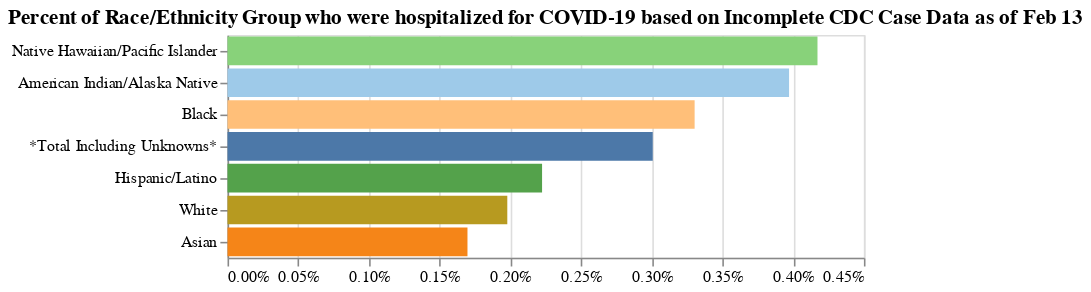

Notebook code for this chart:
### Markdown cell above
# Background

### Code cell
#@title
overall_df = pd.io.gbq.read_gbq(cdc_overall_query, project_id=project_id)
overall_df['race_ethnicity_combined'] = overall_df.race_ethnicity_combined.astype('string').str.strip()
overall_df = overall_df.replace(to_replace={'race_ethnicity_combined': race_ethnicity_combined_map})
overall_df = overall_df.set_index('race_ethnicity_combined')

chart_denominator = 1000
cases_list = [overall_df.cases['hispanic_cases'] / chart_denominator,
         overall_df.cases['black_cases'] / chart_denominator,
         overall_df.cases['white_cases'] / chart_denominator,
         overall_df.cases['asian_cases'] / chart_denominator,
         overall_df.cases['nhpi_cases'] / chart_denominator,
         overall_df.cases['aian_cases'] / chart_denominator,
         overall_df.cases.sum() / chart_denominator,
]

# Population data from https://api.census.gov/data/2019/acs/acs1/profile?get=NAME,DP05_0071E,DP05_0078E,DP05_0077E,DP05_0080E,DP05_0081E,DP05_0079E,DP05_0070E&for=us:1
pop_list = [
    60481746 / chart_denominator,
    40596040  / chart_denominator,
    [number redacted] / chart_denominator,
    18427914  / chart_denominator,
    565473 / chart_denominator,
    2236348 / chart_denominator,
    [number redacted] / chart_denominator,
]
percent_list = []
for i in range(len(cases_list)):
  percent_list.append(cases_list[i] / pop_list[i])
prevalence = pd.DataFrame.from_dict({'group': [
    'Hispanic/Latino',
    'Black',
    'White',
    'Asian',
    'Native Hawaiian/Pacific Islander',
    'American Indian/Alaska Native',
    '*Total Including Unknowns*',
], 'percent': percent_list,
   'cases': cases_list,
   'population': pop_list,
})

bars = alt.Chart(prevalence).mark_bar().encode(
      x=alt.X('percent', axis=alt.Axis(format='.2%'), title=''),
      y=alt.Y('group', sort='-x', title=''),
      color=alt.Color('group', 
                      scale=alt.Scale(scheme='tableau20'),
                      title='',
                      legend=None),
      tooltip=[
                  alt.Tooltip('group:N', title='Race/Ethnicity Group'),
                  alt.Tooltip('percent:Q', format='.3%', title='Percent who were hospitalized'),
                  alt.Tooltip('cases:Q', format=',.2f', title='Hospitalizations in group (thousands)'),
                  alt.Tooltip('population:Q', format=',.0f', title='Population of group (thousands)'),
      ]
).properties(
   title='Percent of Race/Ethnicity Group who were hospitalized for COVID-19 based on Incomplete CDC Case Data as of %s' % date_display_name)

bars.display()

#alt.concat(bars).properties(
#    title=alt.TitleParams(
#        ['Source: U.S. Census Bureau\'s American Community Survey 2019 5-year estimates for population data.'],
#        baseline='bottom',
#        dy=20,
#        orient='bottom',
#        fontWeight='normal',
#        fontSize=11
#    )
#).display()

### Figure 1 — Vega-Lite specification as saved in the notebook (floating-point values rounded to 4 significant figures)
{"config": {"view": {"continuousWidth": 400, "continuousHeight": 300}}, "data": {"name": "data-a0d6ca217714fc3cdbf80ebd5dc5857a"}, "mark": "bar", "encoding": {"color": {"type": "nominal", "field": "group", "legend": null, "scale": {"scheme": "tableau20"}, "title": ""}, "tooltip": [{"type": "nominal", "field": "group", "title": "Race/Ethnicity Group"}, {"type": "quantitative", "field": "percent", "format": ".3%", "title": "Percent who were hospitalized"}, {"type": "quantitative", "field": "cases", "format": ",.2f", "title": "Hospitalizations in group (thousands)"}, {"type": "quantitative", "field": "population", "format": ",.0f", "title": "Population of group (thousands)"}], "x": {"type": "quantitative", "axis": {"format": ".2%"}, "field": "percent", "title": ""}, "y": {"type": "nominal", "field": "group", "sort": "-x", "title": ""}}, "title": "Percent of Race/Ethnicity Group who were hospitalized for COVID-19 based on Incomplete CDC Case Data as of Feb 13", "$schema": "https://vega.github.io/schema/vega-lite/v4.8.1.json", "datasets": {"data-a0d6ca217714fc3cdbf80ebd5dc5857a": [{"group": "Hispanic/Latino", "percent": 0.002224, "cases": 134.5, "population": 60480.0}, {"group": "Black", "percent": 0.003303, "cases": 134.1, "population": 40600.0}, {"group": "White", "percent": 0.001978, "cases": 389.3, "population": 196800.0}, {"group": "Asian", "percent": 0.001697, "cases": 31.27, "population": 18430.0}, {"group": "Native Hawaiian/Pacific Islander", "percent": 0.004172, "cases": 2.359, "population": 565.5}, {"group": "American Indian/Alaska Native", "percent": 0.003971, "cases": 8.88, "population": 2236.0}, {"group": "*Total Including Unknowns*", "percent": 0.003007, "cases": 986.9, "population": 328200.0}]}}
